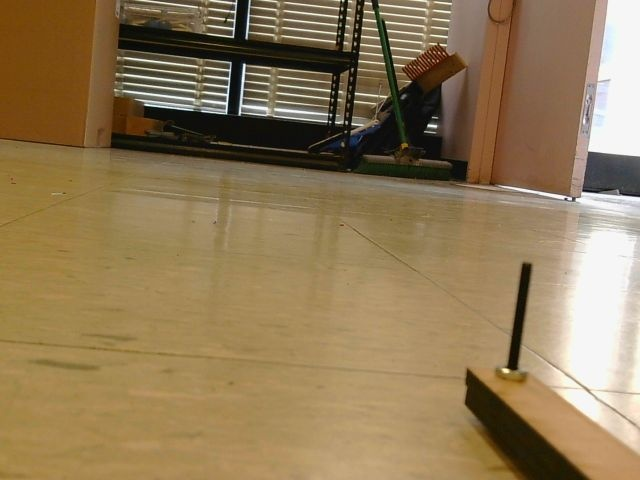
#> input picture images/frame_20260112_115150_1768236710151.jpg, 640 x 480 px; its folder holds 4 pictures in this run
$ python distortion_calibration.py
#> lines starting #> are read from the running program, lines starting #| are printed output that depends on the picture; after the words box and inside, x2 and y2 are one past the last pixel; in counts of white or black regions, pixels touching at a corner belong together
import numpy as np
import cv2 as cv
import glob
from pixelTo3D import pixel_to_camera_coords

# Grid dimensions for chessboard calibration
GRID_ROWS = 11  # Number of inner corners along height
GRID_COLUMNS = 8  # Number of inner corners along width

# termination criteria
criteria = (cv.TERM_CRITERIA_EPS + cv.TERM_CRITERIA_MAX_ITER, 30, 0.001)

# prepare object points, like (0,0,0), (1,0,0), (2,0,0) ....,(6,5,0)
objp = np.zeros((GRID_ROWS * GRID_COLUMNS, 3), np.float32)
objp[:, :2] = np.mgrid[0:GRID_ROWS, 0:GRID_COLUMNS].T.reshape(-1, 2)
objp = objp * 1.85  # square side length in cm
# horizontal distance from first row to camera
objp[:] += np.array([0, 27.94, 0])

# Arrays to store object points and image points from all the images.
objpoints = []  # 3d point in real world space
imgpoints = []  # 2d points in image plane.

images = glob.glob('images/*.jpg')

for fname in images:
    img = cv.imread(fname)
#> img is the input picture: shape (480, 640, 3); mean B, G, R 86.4, 122, 144.5
    if img is None:
        print(f"Warning: Could not read image {fname}")
        continue

    gray = cv.cvtColor(img, cv.COLOR_BGR2GRAY)
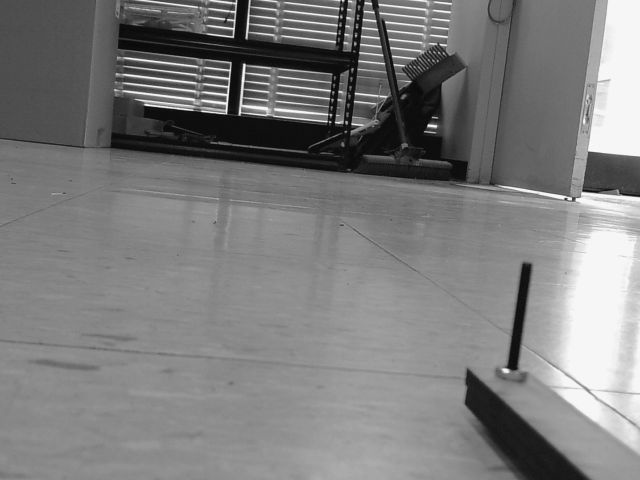
#> gray: shape (480, 640); min 0, max 255, mean 124.7

    # Find the chess board corners
    ret, corners = cv.findChessboardCorners(
        gray, (GRID_ROWS, GRID_COLUMNS), None)
#> ret = False; corners = None

    # If found, add object points, image points (after refining them)
    if ret:
        objpoints.append(objp)

        corners2 = cv.cornerSubPix(gray, corners, (11, 11), (-1, -1), criteria)
        imgpoints.append(corners2)

        # Draw and display the corners
        cv.drawChessboardCorners(img, (GRID_ROWS, GRID_COLUMNS), corners2, ret)
#> pass 2 of the loop `for fname in images:`:
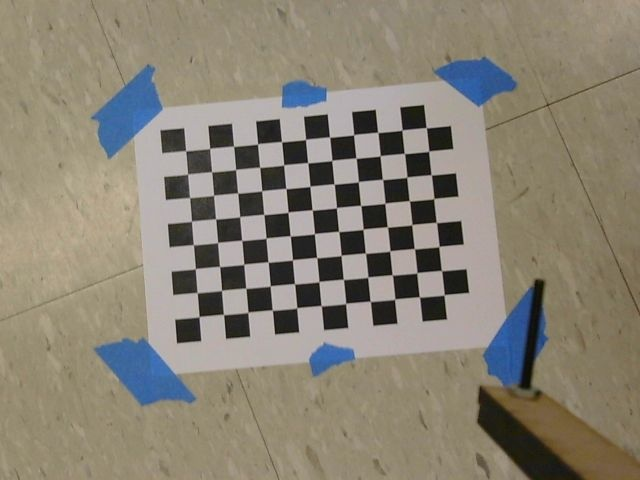
#> input picture images/frame_20260112_125452_1768240492488.jpg, 640 x 480 px
#> img is the input picture: shape (480, 640, 3); mean B, G, R 116.3, 130.7, 137.4
#> `gray = cv.cvtColor(img, cv.COLOR_BGR2GRAY)`:
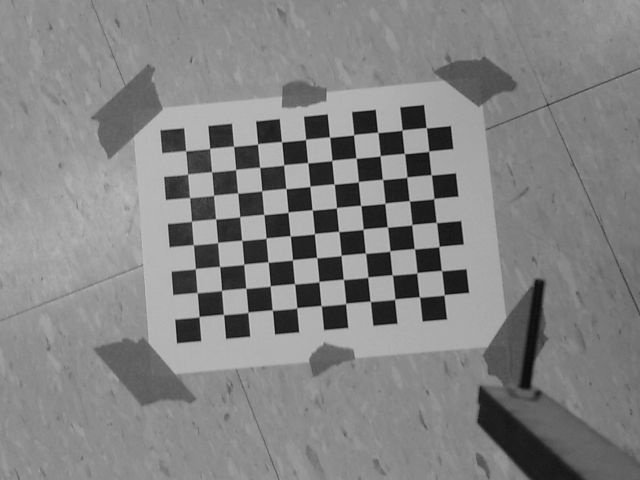
#> gray: shape (480, 640); min 5, max 203, mean 131.1
#> ret = True; corners = 88 rows, first 8: [185.6, 150.8], [209.7, 148.3], [233.6, 146.3], [257.6, 144], [281.6, 141.8], [305.5, 139.4], [329.5, 137], [353.6, 134.8]
#> corners2 = 88 rows, first 8: [185.6, 150.7], [209.7, 148.4], [233.6, 146.3], [257.6, 143.8], [281.6, 141.7], [305.5, 139.4], [329.6, 137.1], [353.6, 134.7]
#> `cv.drawChessboardCorners(img, (GRID_ROWS, GRID_COLUMNS), corners2, ret)`:
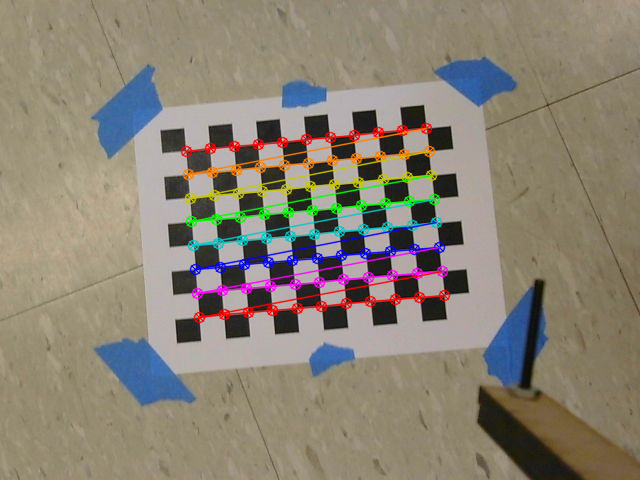
#> img: shape (480, 640, 3); 5.58% of pixels changed, all inside (x1, y1, x2, y2) = (180, 122, 451, 324)
#> pass 3 of the loop `for fname in images:`:
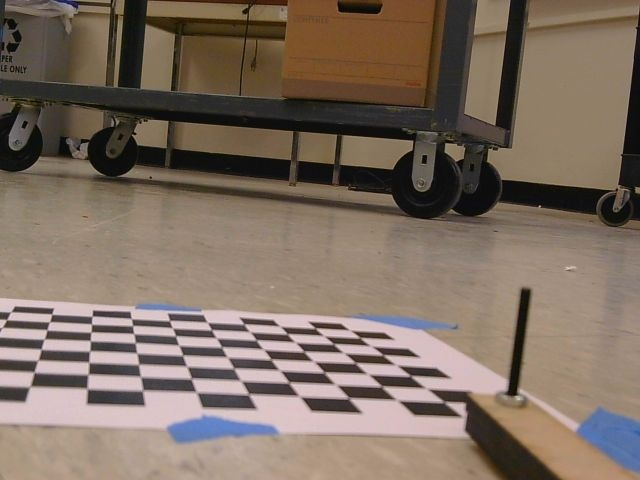
#> input picture images/frame_20260112_125522_1768240522229.jpg, 640 x 480 px
#> img is the input picture: shape (480, 640, 3); mean B, G, R 97.4, 110.1, 126
#> `gray = cv.cvtColor(img, cv.COLOR_BGR2GRAY)`:
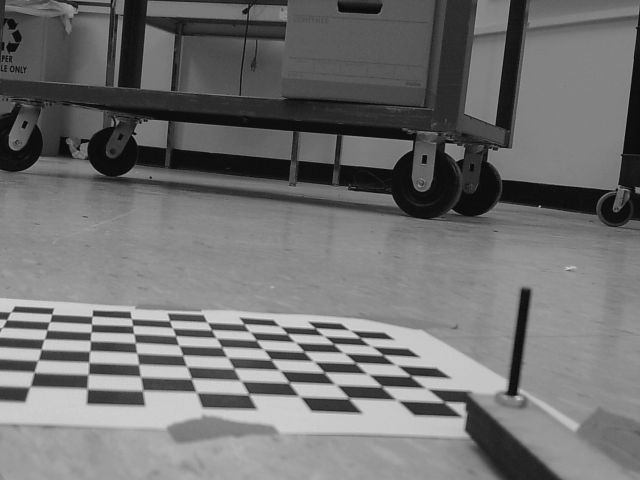
#> gray: shape (480, 640); min 0, max 220, mean 113.5
#> ret = False; corners = None
#> the loop made 4 passes; the first 3 are shown
        # cv.imshow('img', img)
        # cv.waitKey(500)

cv.destroyAllWindows()

print(f"number of good images: {len(imgpoints)}")

# calibration
ret, mtx, distortion, rvecs, tvecs = cv.calibrateCamera(
    objpoints, imgpoints, gray.shape[::-1], None, None)

print(f'ret: {ret}')
print(f'mtx: {mtx}')
print(f'distortion: {distortion}')

for image_index in range(len(images)):
    fname = images[image_index]
    img = cv.imread(fname)
# refine camera matrix
    img = cv.imread(images[0])
    h, w = img.shape[:2]
#> h = 480; w = 640
    newcameramtx, roi = cv.getOptimalNewCameraMatrix(
        mtx, distortion, (w, h), 1, (w, h))

# undistort
    dst = cv.undistort(img, mtx, distortion, None, newcameramtx)
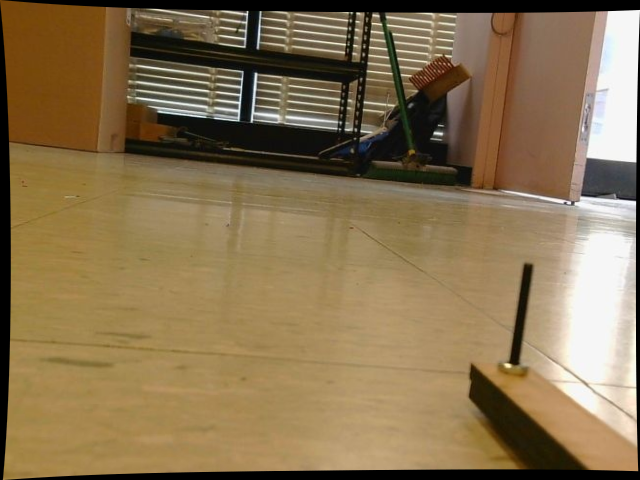
#> dst: shape (480, 640, 3); mean B, G, R 80.8, 114.9, 136.3

# crop the image
    x, y, w, h = roi
    dst = dst[y:y + h, x:x + w]
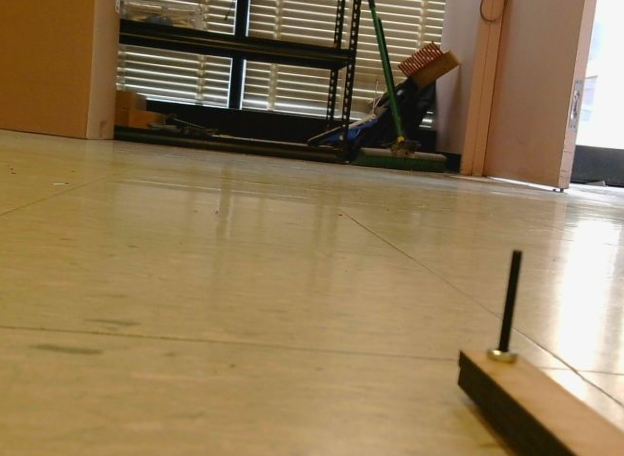
#> dst: shape (456, 624, 3); mean B, G, R 85.7, 121.5, 144.1
    cv.imwrite(f'calibration_results/calibresult{image_index}.png', dst)
#> pass 2 of the loop `for image_index in range(len(images)):`:
#> pass 3 of the loop `for image_index in range(len(images)):`:
#> the loop made 4 passes; the first 3 are shown

# reprojection error using reverse projection (2D -> 3D on z=0 plane)
mean_error = 0
#> mean_error = 0
for i in range(len(objpoints)):
    # Undistort the detected 2D image points
    imgpoints_undistorted = cv.undistortPoints(
        imgpoints[i], mtx, distortion, None, mtx)

    # Convert rotation vector to rotation matrix
    R, _ = cv.Rodrigues(rvecs[i])
    t = tvecs[i].flatten()  # Ensure 1D array

    # Camera position in world coordinates
    camera_pos = (-R.T @ tvecs[i]).flatten()  # Ensure 1D array

    # Project each 2D point to 3D on z=0 plane
    objpoints_reconstructed = []
    for point_2d in imgpoints_undistorted:
        # Normalized image coordinates
        x_norm = (point_2d[0][0] - mtx[0, 2]) / mtx[0, 0]
        y_norm = (point_2d[0][1] - mtx[1, 2]) / mtx[1, 1]

        # Ray direction in camera coordinates
        ray_cam = np.array([x_norm, y_norm, 1.0])

        # Transform ray to world coordinates
        ray_world = R.T @ ray_cam

        # Find intersection with z=0 plane
        # camera_pos + t * ray_world = [x, y, 0]
        # Solve for t: camera_pos[2] + t * ray_world[2] = 0
        t_intersect = -camera_pos[2] / ray_world[2]

        # Calculate 3D point on z=0 plane
        point_3d = camera_pos + t_intersect * ray_world
        objpoints_reconstructed.append(point_3d)  # Only x, y (z is 0)

    # Convert to numpy array with matching type and shape
    objpoints_reconstructed = np.array(
        objpoints_reconstructed, dtype=np.float32)

    # Compare reconstructed 3D points with original object points
    error = cv.norm(objpoints[i], objpoints_reconstructed,
                    cv.NORM_L2) / len(objpoints[i])
    mean_error += error

print("total error: {}".format(mean_error / len(objpoints)))


# Example usage: Convert a pixel to 3D camera coordinates
print("\n--- Example: Pixel to 3D Camera Coordinates ---")

# Test with center pixel
pixel_x, pixel_y = 320, 240
print(f"Input pixel: ({pixel_x}, {pixel_y})")

# Get ray direction only
#> (the run stopped early here; a loop or call above may not have finished)
